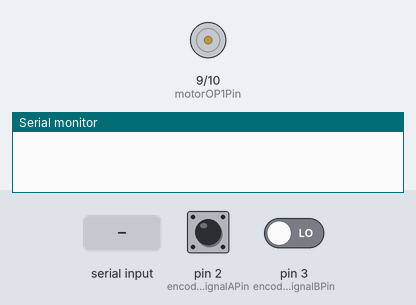
Simulated run of this sketch. Board: Arduino Uno, built with avr-gcc and run on an emulated ATmega328P. On the bench: motor-driver pin pairs drawn as motors (green arrow = first pin HIGH = forward, orange = second pin HIGH = backward, longer = more drive), the last lines printed to the serial monitor. The test bench sets the inputs (shaded band); at power-on: pin 2 (encoderSignalAPin) HIGH, pin 3 (encoderSignalBPin) LOW.

Above: at 1.2 s.
1.3 s: "90,45\n" received over Serial
At 2.1 s:
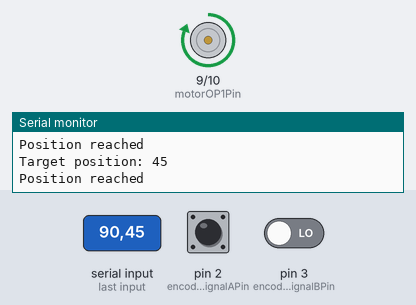
3.8 s: "5\n" received over Serial
At 4.4 s:
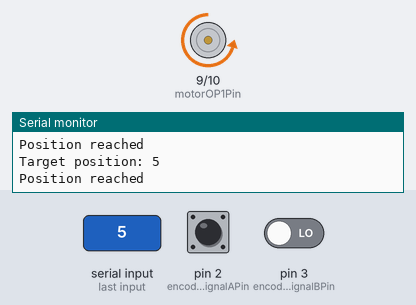
6.3 s: pin 2 (encoderSignalAPin) pulsed LOW 5 times (0.12 s each, 0.3 s apart)
At 8.1 s:
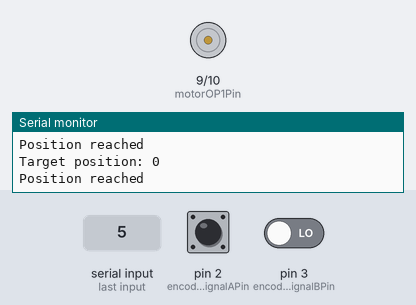
9.3 s: "30,150\n" received over Serial
At 9.7 s:
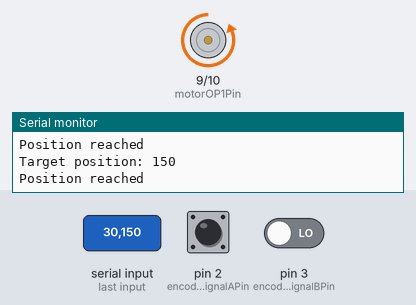
11.8 s: "200\n" received over Serial
At 14.1 s:
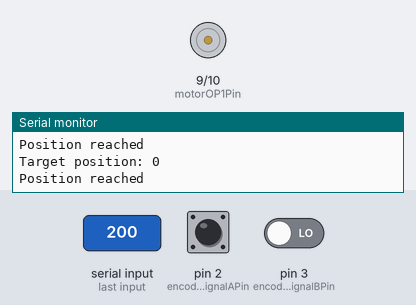
Timing chart, 0 to 15.3 s (numbered marks = the images above; inputs shaded):
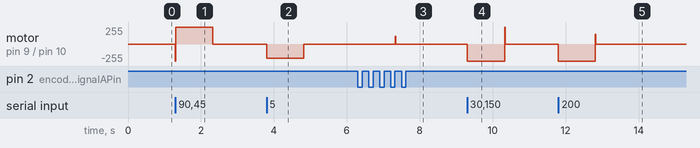

The sketch:

PID_DC_MOTOR_CONTROL.ino
```cpp
/*
 *  Simple arduino PID motor position control
 *  Fine tune for better results
 *  Implemented on ASlONG DC Motor with a magnetic encoder (JGB3-520B-12v-178RPM)
 */

#include <PIDController.h>

PIDController pid;

volatile int degree = 0;
int encoderSignalAPin = 2;    // Signal A from 1st Hall sensor
int encoderSignalBPin = 3;    // Signal B from 2nd Hall sensor

int motorOP1Pin = 9;          // Motor output1 (OP1) connect to the IN1 of L293D motor driver shield
int motorOP2Pin = 10;         // Motor output2 (OP2) connect to the IN2 of L293D motor driver shield
int motorDirection = 0;       // Motor direction

int encoderReversePulseCount = 0;
int encoderForwardPulseCount = 0;

void setup()
{
  Serial.begin(115200);      // Begin serial communication
  pinMode(encoderSignalAPin, INPUT);
  pinMode(encoderSignalBPin, INPUT);
  pinMode(motorOP1Pin, OUTPUT);
  pinMode(motorOP2Pin, OUTPUT);
  attachInterrupt(digitalPinToInterrupt(encoderSignalAPin), detectReverseISR, RISING);
  pid.begin();               // Initialize the PID instance
  pid.tune(15, 3, 3000);     // Tune the PID, arguments: kP, kI, kD (Fine tune for better responses)
  pid.limit(-255, 255);      // Limit the PID output between 0 and 255, this is important to get rid of integral windup!

}

void loop()
{
  init:

  if (Serial.available())
  {
    int setTargetPositon = Serial.parseInt();
    if (setTargetPositon <= 360 && setTargetPositon >= -360 )
    {
      Serial.print("Target position: ");
      Serial.println(setTargetPositon);
      pid.setpoint(setTargetPositon);   // Set the "goal" the PID controller tries to "reach"
      Serial.println("Position reached");
    }
    else
    {
      Serial.println("Out of range value:");
      goto init;
    }
  }

  degree = encoderReversePulseCount / 1.72222;  // Approximate pulses convertion to degrees
  int outputSignal = pid.compute(degree);       // PID compute the value and returns the optimal output
  if (outputSignal > 0)
  {
    RotateCounterRotateClockwise(outputSignal); // Rotate the motor to counter clockwise
  }
  else
  {
    RotateClockwise(abs(outputSignal));         // Rotate the motor to clockwise
  }
  delay(10);                                    // delay is important to tune

}

/*
 * ISR to detect reverse direction when the encoder is moved
 */
void detectReverseISR()
{
  motorDirection = digitalRead(encoderSignalBPin);
  if (!motorDirection)
  {
    encoderReversePulseCount += 1;
    if (degree >= 360)
    {
      encoderReversePulseCount = 0;
    }
  }
  else {
    encoderReversePulseCount += -1;
    if (degree <= -360)
    {
      encoderReversePulseCount = 0;
    }
  }
  attachInterrupt(digitalPinToInterrupt(encoderSignalAPin), detectForwardISR, FALLING);
}

/*
 * ISR to detect forward direction when the encoder is moved
 */
void detectForwardISR()
{
  motorDirection = digitalRead(encoderSignalBPin);
  if (motorDirection)
  {
    encoderForwardPulseCount += 1;
  }
  else
  {
    encoderForwardPulseCount += -1;
  }
  attachInterrupt(digitalPinToInterrupt(encoderSignalAPin), detectReverseISR, RISING);
}

/*
 * To rotate the motor to clockwise direction
 */
void RotateClockwise(int power)
{
  if (power > 95)
  {
    analogWrite(motorOP1Pin, power);
    digitalWrite(motorOP2Pin, LOW);
  }
  else
  {
    digitalWrite(motorOP1Pin, LOW);
    digitalWrite(motorOP2Pin, LOW);
  }
}

/*
 * To rotate the motor to counter clockwise direction
 */
void RotateCounterRotateClockwise(int power)
{
  if (power > 95)
  {
    analogWrite(motorOP2Pin, power);
    digitalWrite(motorOP1Pin, LOW);
  }
  else
  {
    digitalWrite(motorOP1Pin, LOW);
    digitalWrite(motorOP2Pin, LOW);
  }
}
```

Measured:
- after the input at 1.3 s, motor on pin 9 (motorOP1Pin) / pin 10 (motorOP2Pin): stopped → forward 255/255 at once, → stopped 1.0 s later
- after the input at 3.8 s, motor on pin 9 (motorOP1Pin) / pin 10 (motorOP2Pin): stopped → backward 216/255 at once, → stopped 1.0 s later
- after the input at 6.3 s, motor on pin 9 (motorOP1Pin) / pin 10 (motorOP2Pin): stopped → forward 117/255 after 1.0 s, → stopped 0.01 s later
- after the input at 9.3 s, motor on pin 9 (motorOP1Pin) / pin 10 (motorOP2Pin): stopped → backward 255/255 at once, → stopped 1.0 s later
- after the input at 11.8 s, motor on pin 9 (motorOP1Pin) / pin 10 (motorOP2Pin): stopped → backward 255/255 at once, → stopped 1.0 s later
